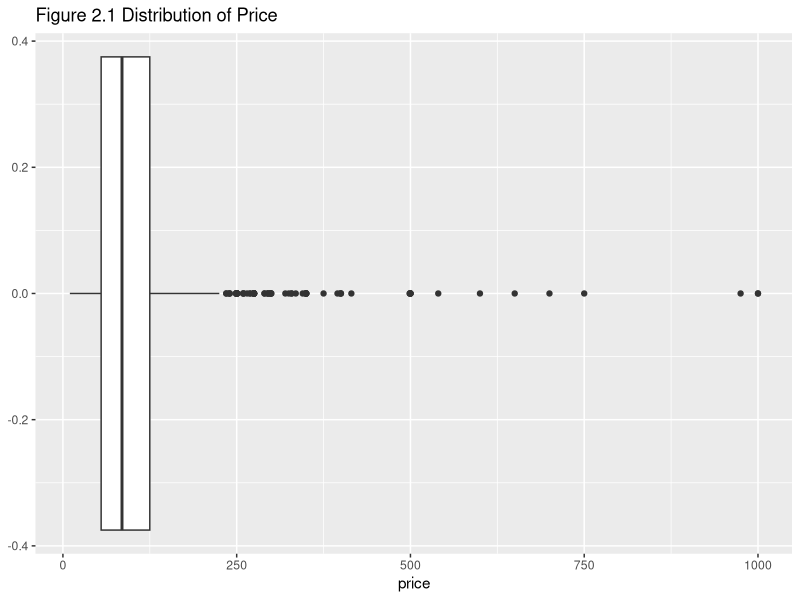
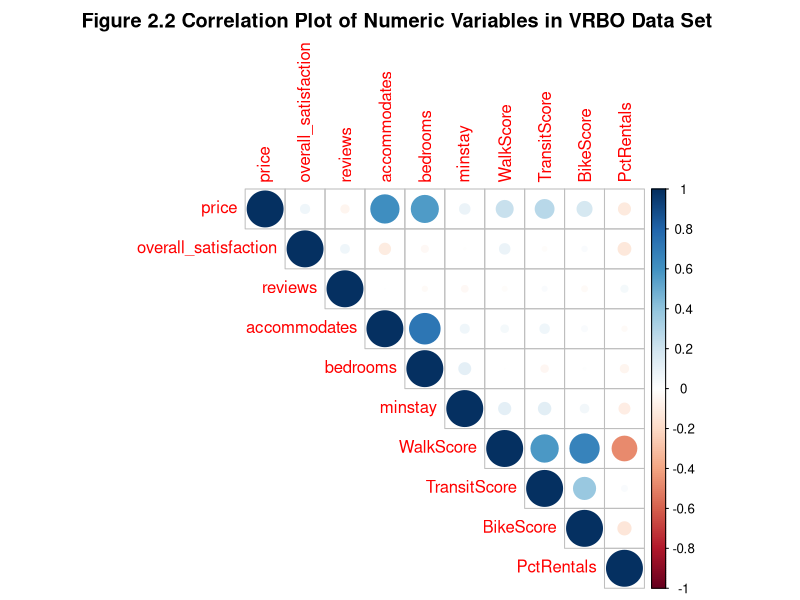
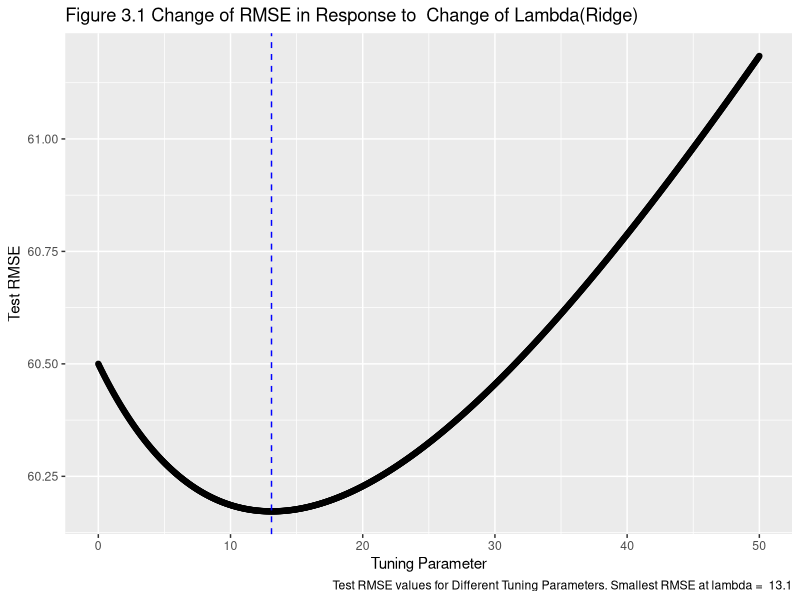
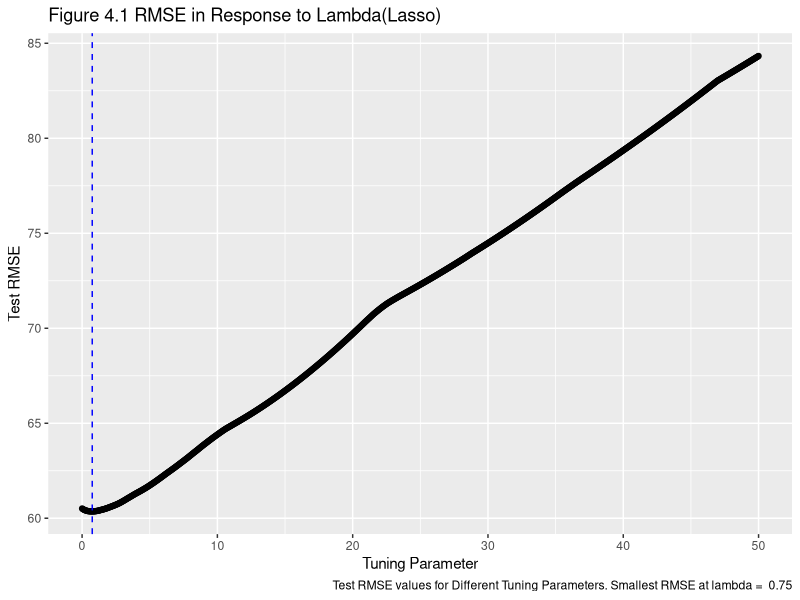

The R source for these figures, in order: (Note: this script raises an error after producing the figures.)
## ---- chunk 1
knitr::opts_chunk$set(echo = TRUE)
## ---- chunk 2
##Here we load the packages needed
library(ggplot2)
library(broom)
library(gridExtra)
library(dplyr)
library(class)
library(tidyverse)
library(gridExtra)
library(leaps)
library(corrplot)
library(RColorBrewer)
library(glmnet)
library(xtable)
## ---- chunk 3
VRBOData<-read.csv("VRBO.csv")
## ---- chunk 4
glimpse(VRBOData)
## ---- chunk 5
# Find out the number of missing values in the VRBO data set
sum(is.na(VRBOData))
#Remove rows with missing values and adjust the scales 
vrboCleaned<-VRBOData%>%
  na.omit(VRBOData)%>%
  select(-UnitNumber)
#vrboCleaned$PctRentals=as.numeric((vrboCleaned$PctRentals)*100)
## ---- chunk 6
ggplot(data=vrboCleaned,aes(x=price))+
  geom_boxplot()+
  ggtitle("Figure 2.1 Distribution of Price")
## ---- chunk 7
knitr::kable(table(VRBOData$room_type))
## ---- chunk 8
#convert character features into factor
vrboCleaned$neighborhood <-as.factor(vrboCleaned$neighborhood)
vrboCleaned$room_type <-as.factor(vrboCleaned$room_type)
vrboCleaned$district<-as.factor(vrboCleaned$district)

## ---- chunk 9
#Obtain correlation between features and save it as an object
M<-cor(vrboCleaned[,-c(4,8,9)])
#Create correlation plot
corrplot(M, method= "circle",type = "upper",title="Figure 2.2 Correlation Plot of Numeric Variables in VRBO Data Set ",mar = c(0,0,2,0))
#M
## ---- chunk 10
# Create the design matrix for ridge regression
XD <- model.matrix(price ~., data = vrboCleaned)
## ---- chunk 11
#Set seed for random sampling
set.seed(1)
#Run cross validation for lambda value from 1 to 50(increment by 0.05 for each run)
ridge.modFind_Lambda <- cv.glmnet(XD[,-1], vrboCleaned$price , alpha = 0 , lambda = seq(from=0, to=50,by=0.05) , standardize = TRUE)
## ---- chunk 12
##Load a function for creating the plot of RMSE in response of change in Lambda
ridgePlot <- function(ridge.mod, metric, title){
  library(ggplot2)
  
  smallestLambda <- ridge.mod$lambda[which.min(ridge.mod$cvm)] 
  
  if(metric == "MSE"){
  g1 <- ggplot( data.frame(ridge.mod$lambda), aes( x = ridge.mod$lambda, y = (ridge.mod$cvm))) + geom_point() + geom_vline( xintercept = smallestLambda, col = "blue" , lty = 2 ) +  labs(caption = paste("Test MSE values for Different Tuning Parameters. Smallest MSE at lambda = ", smallestLambda), title = title, y = "Test MSE", x = "Tuning Parameter")
  
  }
  
  if(metric == "RMSE"){
  g1 <- ggplot( data.frame(ridge.mod$lambda), aes( x = ridge.mod$lambda, y = sqrt(ridge.mod$cvm))) + geom_point() + geom_vline( xintercept = smallestLambda, col = "blue" , lty = 2 ) +  labs(caption = paste("Test RMSE values for Different Tuning Parameters. Smallest RMSE at lambda = ", smallestLambda), title = title, y = "Test RMSE", x = "Tuning Parameter")

  }
  
  g1
}
## ---- chunk 13
#Using the ridgePlot function(imported) to create graph of RMSE in response to Lambda
ridgePlot(ridge.modFind_Lambda, metric = "RMSE" , title ="Figure 3.1 Change of RMSE in Response to  Change of Lambda(Ridge)" )
## ---- chunk 14
#Create dataframe to hold lambda value
CV_result_ridge<-data.frame("Lambda" = ridge.modFind_Lambda$lambda,"MSE" = ridge.modFind_Lambda$cvm,"RMSE" = sqrt(ridge.modFind_Lambda$cvm))
smallestRidge_MSE<-which.min(CV_result_ridge$MSE)
smallestRidge_RMSE<-which.min(CV_result_ridge$RMSE)
#CV_result_ridge[smallestRidge_MSE,]
## ---- chunk 15
#Use ridge regression to fit the final model with chosen tuning parameter
ridge.mod_Final <- glmnet(XD[,-1], vrboCleaned$price , alpha = 0 , lambda = 13.1 , standardize = TRUE)
#Save coefficients for the ridge final model
Betas_ridge<-as.numeric(coefficients(ridge.mod_Final))
#Create a dataframe to hold the coefficients from ridge final model
ridge_coef<-data.frame("Coefficients" = Betas_ridge)
#Add a column with feature names corresponding to each coefficient
rownames(ridge_coef)<-colnames(XD)
#Create formatted table for coefficients
knitr::kable(ridge_coef,caption = "Table 3.1 Coefficients of Model using Ridge Regression")

## ---- chunk 16
knitr::kable(CV_result_ridge[smallestRidge_RMSE,],caption = "Table 3.2 RMSE of Model with Chosen Lambda(Ridge)")

## ---- chunk 17
#Set seed for random sampling process within the cv.glmnet
set.seed(1)
#Fit modesls for a serie of lambda values, respectively 
Lasso.modFind_Lambda <- cv.glmnet(XD[,-1], vrboCleaned$price , alpha = 1 , lambda = seq(from=0, to=50,by=0.05) , standardize = TRUE)

#Plot the change of RMSE in reponse to lambda values
ridgePlot(Lasso.modFind_Lambda, metric = "RMSE" , title ="Figure 4.1 RMSE in Response to Lambda(Lasso)" )

## ---- chunk 18
#save result of lambda , MSE, RMSE to a data frame and get the smallest RMSE and corresponding lambda
CV_result_lasso<-data.frame("Lambda" = Lasso.modFind_Lambda$lambda,"MSE" = Lasso.modFind_Lambda$cvm,"RMSE" = sqrt(Lasso.modFind_Lambda$cvm))
smallestLasso_MSE<-which.min(CV_result_lasso$MSE)
smallestLasso_RMSE<-which.min(CV_result_lasso$RMSE)
CV_result_lasso[smallestLasso_MSE,]
CV_result_lasso[smallestLasso_RMSE,]
## ---- chunk 19
lasso.mod_Final <- glmnet(XD[,-1], vrboCleaned$price , alpha = 1 , lambda = 0.75 , standardize = TRUE)
Betas_lasso<-as.numeric(coefficients(lasso.mod_Final))
lasso_coef<-data.frame("Coefficients" = Betas_lasso,"Selecting Status" = ifelse(Betas_elastic=="0","Removed",""))

rownames(lasso_coef)<-colnames(XD)
knitr::kable(lasso_coef,caption = "Table 4.1 Coefficients of Model using Lasso Regression")

## ---- chunk 20
knitr::kable(CV_result_lasso[smallestLasso_RMSE,]
, caption = "Table 4.2 RMSE with Chosen Lambda(Lasso)")
## ---- chunk 21
#Set a sequence of numbers from 0 to 1, increment by 0.01 each time 
alphaseq<-seq(from = 0, to = 1, by = 0.01)
#Create empty data frame to hold alpha, lambda and RMSE of each model fitted with corresponding tuning parameter
storageElastic<-data.frame("Alpha" = rep(NA,length(alphaseq)), "Lambda" = rep(NA,length(alphaseq)),"MSE" = rep(NA, length(alphaseq)) ,"RMSE" = rep(NA,length(alphaseq)))

a=1
#Set seed for random sampling 
set.seed(1)
#Loop to test each lambda and alpha and save MSE, RMSE with corresponding lambda and alpha to a dataframe
for(i in alphaseq){
  Elastic.modFind<-cv.glmnet(XD[,-1],vrboCleaned$price,alpha = i, lambda = seq(from = 0, to = 25,by = .5))
  storageElastic$Lambda[a]<-Elastic.modFind$lambda.min
  storageElastic$MSE[a]<-min(Elastic.modFind$cvm)
  storageElastic$RMSE[a]<-sqrt((min(Elastic.modFind$cvm)))
  storageElastic$Alpha[a]<-i
  a=a+1
}

## ---- chunk 22
#Get the smallest RMSE value as well as corresponding lambda and alpha
smallestElastic_RMSE<-which.min(storageElastic$RMSE)
knitr::kable(storageElastic[smallestElastic_RMSE,],caption = "Table 5.1 Smallest RMSE with Corresponding Alpha and Lambda")

## ---- chunk 23
elastic.modFinal<-glmnet(XD[,-1],vrboCleaned$price,alpha = 0.15,lambda = 5)

Betas_elastic<-as.numeric(coefficients(elastic.modFinal))
elastic_coef<-data.frame("Coefficients" = Betas_elastic,"Selecting Status" = ifelse(Betas_elastic==0,"Removed",""))
rownames(elastic_coef)<-colnames(XD)

knitr::kable(elastic_coef,caption = "Table  5.1 Coefficients of Model using Elastic Net")
## ---- chunk 24
#Create a data frama to hold all the coefficeints from each regression model
Coefficient_Comparison<-data.frame("Ridge" = rep(NA,62), "Lasso" = rep(NA,62),"Elastic Net" = rep(NA,62))
#Assign coefficients to corresponding columns in the data set
Coefficient_Comparison$Ridge=ridge_coef$Coefficients
Coefficient_Comparison$Lasso=lasso_coef$Coefficients
Coefficient_Comparison$Elastic.Net=elastic_coef$Coefficients

knitr::kable(Coefficient_Comparison,caption = "Table 6.1 Coefficients of Ridge, Lasso and Elastic Net Regression")
